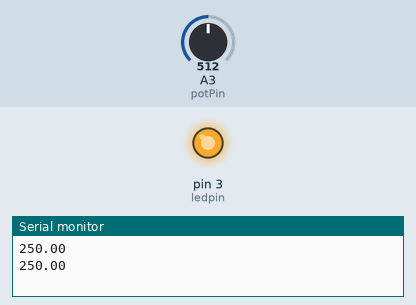
A sketch run on a simulated Arduino Uno, built with avr-gcc and run on an emulated ATmega328P. Parts: output pins drawn as LEDs (lit = HIGH), the last lines printed to the serial monitor. The inputs (shaded band) are chosen by the test bench; at power-on: A3 (potPin) = 512.

Above: at 1.8 s.
1.9 s: A3 (potPin) set to 716
At 2.6 s:
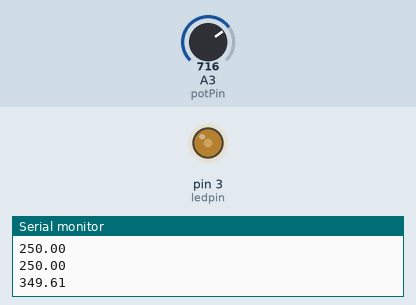
3.5 s: A3 (potPin) set to 900
At 5.2 s:
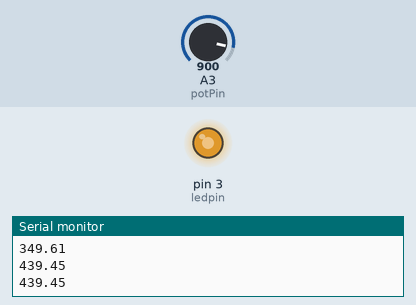
5.5 s: A3 (potPin) set to 122
At 6.9 s:
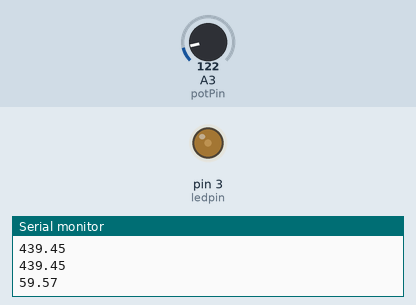
7.5 s: A3 (potPin) set to 0
At 8.4 s:
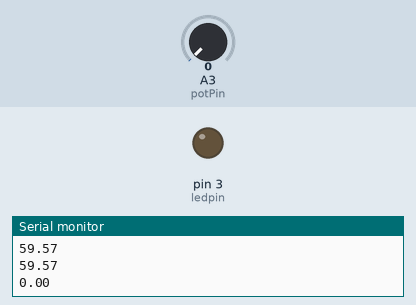
Timing chart, 0 to 10.5 s (numbered marks = the images above; inputs shaded):
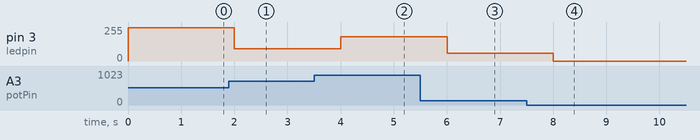

The sketch:

20190520_2.ino
```cpp
float value=0;
int ledpin =3;
int potPin = A3;

void setup() {
  pinMode(ledpin, OUTPUT);
  Serial.begin(9600);
}
int reading=0;
float tempC =0;
void loop() {
//  for(value = 0; value <= 255; value+=5){
//    analogWrite(ledpin, value);
//    delay(30);
//  }
//
//  for(value = 255; value >= 0; value -= 5){
//    analogWrite(ledpin, value);
//    delay(30);
//  }
  reading=analogRead(potPin);
  //tempC = reading / 9.31;
  value = (5.0 * reading * 100.0) / 1024; ;
  Serial.println(value);
  analogWrite(ledpin, (value));
  delay(1000);

}
```

Measured:
- after the input at 1.9 s, pin 3 (ledpin): 250/255 → 93/255 after 0.10 s
- after the input at 3.5 s, pin 3 (ledpin): 93/255 → 183/255 after 0.50 s
- after the input at 5.5 s, pin 3 (ledpin): 183/255 → 59/255 after 0.50 s
- after the input at 7.5 s, pin 3 (ledpin): 59/255 → 0/255 after 0.51 s
